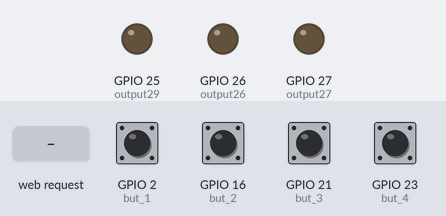
Bench run of a program on a simulated ESP32. On the bench: output pins drawn as LEDs (lit = HIGH). The test bench sets the inputs (shaded band); at power-on: GPIO 2 (but_1), GPIO 16 (but_2), GPIO 21 (but_3), GPIO 23 (but_4) HIGH. WiFi joins after 1.5 s; servers stay silent unless stated; what the program prints to the serial monitor is not drawn.

Above: at 2.7 s.
2.8 s: HTTP request GET /26/on received
At 3.4 s:
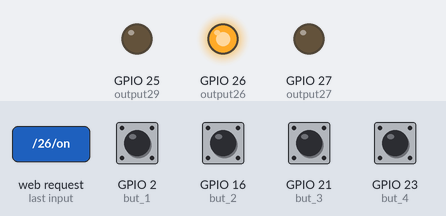
4.3 s: GPIO 2 (but_1) pulled LOW for 0.15 s
At 5.0 s:
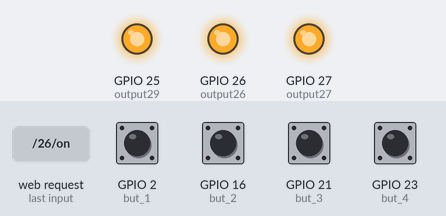
5.9 s: HTTP request GET /26/off received
At 6.9 s:
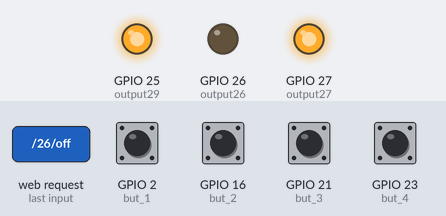
7.4 s: HTTP request GET /27/off received
At 8.0 s:
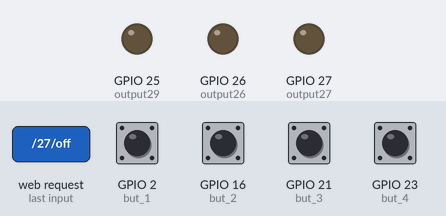
8.9 s: HTTP request GET /27/on received
At 9.2 s:
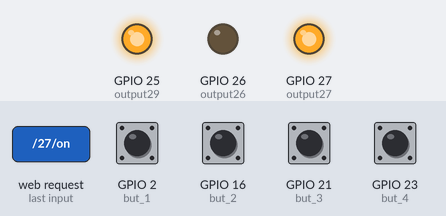
Timing chart, 0 to 11.4 s (numbered marks = the images above; inputs shaded):
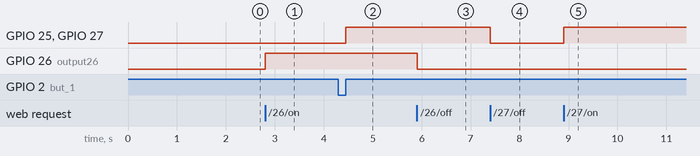

Measured:
- after the input at 2.8 s, GPIO 26 (output26): LOW → HIGH at once
- after the input at 4.3 s, GPIO 25 (output29), GPIO 27 (output27): LOW → HIGH after 0.15 s
- after the input at 5.9 s, GPIO 26 (output26): HIGH → LOW at once
- after the input at 7.4 s, GPIO 25 (output29), GPIO 27 (output27): HIGH → LOW at once
- after the input at 8.9 s, GPIO 25 (output29), GPIO 27 (output27): LOW → HIGH at once

The program:

main.cpp
```cpp
#include <Arduino.h>
#include <WiFi.h>
#include <WiFiClient.h>
#include <WebServer.h>


// Reemplace con sus credenciales de red
const char* ssid = "Fibertel WiFi032 2.4GHz";
const char* password = "0041846457";

// Set web server port number to 80
WiFiServer server(80);

// Variable to store the HTTP request
String header;

// defino los pines como entradas Analógicas
#define pna_1 32
#define pna_2 33
#define pna_3 34
#define pna_4 35

// defino los pines como entradas Digitales
// pines del 34 al 39 no tienen resistencia PULLUP
#define but_1 2
#define but_2 16
#define but_3 21
#define but_4 23


#define DELAY_BTN 550   // 500ms

// Variables auxiliares para almacenar el estado de salida actual
String output26State = "off";
String output27State = "off";
String output28State = "off";
String output29State = "off";

// Assign output variables to GPIO pins
const int output26 = 26;
const int output27 = 27;
const int output28 = 23;
const int output29 = 25;

void funcion1 (){
digitalWrite(output26, HIGH);
digitalWrite(output27, HIGH);
digitalWrite(output28, HIGH);
digitalWrite(output29, HIGH);
  }
// Current time
unsigned long currentTime = millis();
// Previous time
unsigned long previousTime = 0;
// Define timeout time in milliseconds (example: 2000ms = 2s)
const long timeoutTime = 2000;

void setup() {
  Serial.begin(115200);
  // Initialize the output variables as outputs
  pinMode(output26, OUTPUT);
  pinMode(output27, OUTPUT);
  pinMode(output28, OUTPUT);
  pinMode(output29, OUTPUT);
  // Set outputs to LOW
  digitalWrite(output26, LOW);
  digitalWrite(output27, LOW);
  digitalWrite(output28, LOW);
  digitalWrite(output29, LOW);

                // Configuramos las entradas digitales como interrupciones
  pinMode(but_1, INPUT_PULLUP);       // INPUT_PULLDOWN/INPUT_PULLUP
  pinMode(but_2, INPUT_PULLUP);       // INPUT_PULLDOWN/INPUT_PULLUP
  pinMode(but_3, INPUT_PULLUP);       // INPUT_PULLDOWN/INPUT_PULLUP
  pinMode(but_4, INPUT_PULLUP);       // INPUT_PULLDOWN/INPUT_PULLUP

  //llamo a la función led con cada interrupción
  // RISING: cambia de LOW a HIGH cuando apretamos el boton
  // FALLING: cambia de HIGH a LOW cuando apretamos el boton
  // CHANGE: Cambia como apretar el boton como al soltarlo

  attachInterrupt(but_1, funcion1, RISING);  // LOW/HIGH/FALLING/RISING/CHANGE
  attachInterrupt(but_2, funcion1, RISING);  // LOW/HIGH/FALLING/RISING/CHANGE
  attachInterrupt(but_3, funcion1, RISING);  // LOW/HIGH/FALLING/RISING/CHANGE
  attachInterrupt(but_4, funcion1, RISING);  // LOW/HIGH/FALLING/RISING/CHANGE

  // Connect to Wi-Fi network with SSID and password
  Serial.print("Connecting to ");
  Serial.println(ssid);
  WiFi.begin(ssid, password);
  while (WiFi.status() != WL_CONNECTED) {
    delay(500);
    Serial.print(".");
  }
  // Print local IP address and start web server
  Serial.println("");
  Serial.println("WiFi connected.");
  Serial.println("IP address: ");
  Serial.println(WiFi.localIP());
  server.begin();
}

void loop(){
  WiFiClient client = server.available();   // Listen for incoming clients

  if (client) {                             // If a new client connects,
    currentTime = millis();
    previousTime = currentTime;
    Serial.println("New Client.");          // print a message out in the serial port
    String currentLine = "";                // make a String to hold incoming data from the client
    while (client.connected() && currentTime - previousTime <= timeoutTime) {  // loop while the client's connected
      currentTime = millis();
      if (client.available()) {             // if there's bytes to read from the client,
        char c = client.read();             // read a byte, then
        Serial.write(c);                    // print it out the serial monitor
        header += c;
        if (c == '\n') {                    // if the byte is a newline character
          // if the current line is blank, you got two newline characters in a row.
          // that's the end of the client HTTP request, so send a response:
          if (currentLine.length() == 0) {
            // HTTP headers always start with a response code (e.g. HTTP/1.1 200 OK)
            // and a content-type so the client knows what's coming, then a blank line:
            client.println("HTTP/1.1 200 OK");
            client.println("Content-type:text/html");
            client.println("Connection: close");
            client.println();

            // turns the GPIOs on and off
            if (header.indexOf("GET /26/on") >= 0) {
              Serial.println("GPIO 26 on");
              output26State = "on";
              digitalWrite(output26, HIGH);
              digitalWrite(output28, HIGH);
            } else if (header.indexOf("GET /26/off") >= 0) {
              Serial.println("GPIO 26 off");
              output26State = "off";
              digitalWrite(output26, LOW);
              digitalWrite(output28, LOW);
            }

            else if (header.indexOf("GET /27/on") >= 0) {
              Serial.println("GPIO 27 on");
              output27State = "on";
              digitalWrite(output27, HIGH);
              digitalWrite(output29, HIGH);
            } else if (header.indexOf("GET /27/off") >= 0) {
              Serial.println("GPIO 27 off");
              output27State = "off";
              digitalWrite(output27, LOW);
              digitalWrite(output29, LOW);
            }

            // Display the HTML web page
            client.println("<!DOCTYPE html><html>");
            client.println("<head><meta name=\"viewport\" content=\"width=device-width, initial-scale=1\">");
            client.println("<link rel=\"icon\" href=\"data:,\">");
            // CSS to style the on/off buttons
            // Feel free to change the background-color and font-size attributes to fit your preferences
            client.println("<style>html { font-family: Helvetica; display: inline-block; margin: 0px auto; text-align: center;}");
            client.println(".button { background-color: #4CAF50; border: none; color: white; padding: 16px 40px;");
            client.println("text-decoration: none; font-size: 30px; margin: 2px; cursor: pointer;}");
            client.println(".button2 {background-color: #555555;}</style></head>");

            // Web Page Heading
            client.println("<body><h1>ESP32 Web Server</h1>");

            // Display current state, and ON/OFF buttons for GPIO 26
            client.println("<p>GPIO 26 - State " + output26State + "</p>");
            // If the output26State is off, it displays the ON button
            if (output26State=="off") {
              client.println("<p><a href=\"/26/on\"><button class=\"button\">ON</button></a></p>");
            } else {
              client.println("<p><a href=\"/26/off\"><button class=\"button button2\">OFF</button></a></p>");
            }
            // Display current state, and ON/OFF buttons for GPIO 27
            client.println("<p>GPIO 27 - State " + output27State + "</p>");
            // If the output27State is off, it displays the ON button
            if (output27State=="off") {
              client.println("<p><a href=\"/27/on\"><button class=\"button\">ON</button></a></p>");
            } else {
              client.println("<p><a href=\"/27/off\"><button class=\"button button2\">OFF</button></a></p>");
            }

            client.println("</body></html>");


            // The HTTP response ends with another blank line
            client.println();
            // Break out of the while loop
            break;
          } else { // if you got a newline, then clear currentLine
            currentLine = "";
          }
        } else if (c != '\r') {  // if you got anything else but a carriage return character,
          currentLine += c;      // add it to the end of the currentLine
        }
      }
    }
    // Clear the header variable
    header = "";
    // Close the connection
    client.stop();
    Serial.println("Client disconnected.");
    Serial.println("");
  }
}
```
